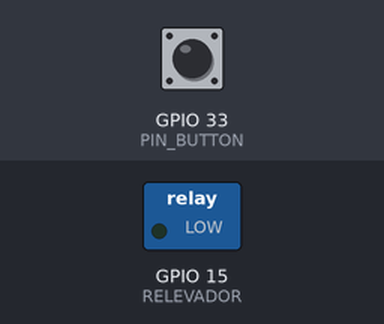
Simulated run of this sketch. Board: ESP32. Parts: switched loads named in the sketch (green lamp = pin HIGH). The inputs (shaded band) are chosen by the test bench; at power-on: GPIO 33 (PIN_BUTTON) LOW.

Above: at 1.2 s.
1.3 s: GPIO 33 (PIN_BUTTON) pulled HIGH for 0.15 s
At 2.5 s:
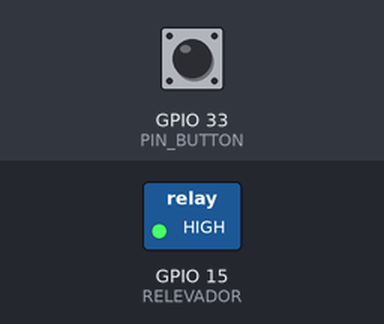
2.9 s: GPIO 33 (PIN_BUTTON) pulled HIGH for 1 s
At 3.9 s:
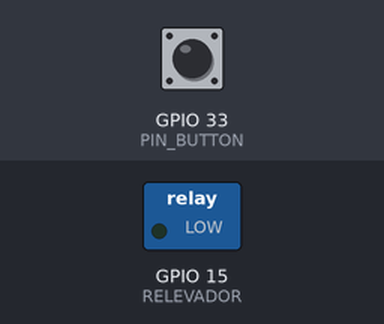
5.4 s: GPIO 33 (PIN_BUTTON) pulled HIGH for 3.2 s
At 5.8 s:
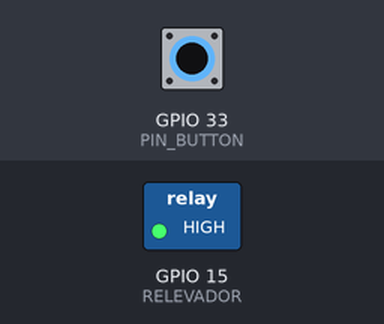
Timing chart, 0 to 8.4 s (numbered marks = the images above; inputs shaded):
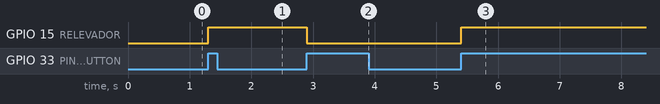

Measured:
- after the input at 1.3 s, GPIO 15 (RELEVADOR): LOW → HIGH at once
- after the input at 2.9 s, GPIO 15 (RELEVADOR): HIGH → LOW at once
- after the input at 5.4 s, GPIO 15 (RELEVADOR): LOW → HIGH at once

The sketch:

Rele.ino
```cpp
#define RELEVADOR 15
#define PIN_BUTTON 33

bool relay_status = 0;

unsigned long lastDebounceTime = 0;
unsigned long debounceDelay = 300;

void IRAM_ATTR isr_button(){
  if ((millis() - lastDebounceTime) > debounceDelay){
     relay_status = !relay_status;
     lastDebounceTime = millis();
  }
}

void setup() {

  pinMode(PIN_BUTTON, INPUT);
  attachInterrupt(PIN_BUTTON, isr_button, RISING);
  pinMode(RELEVADOR,OUTPUT);

  Serial.begin(115200);
}

void loop() {
  if(relay_status){digitalWrite(RELEVADOR,HIGH);}
  else{digitalWrite(RELEVADOR,LOW);}
}
```
